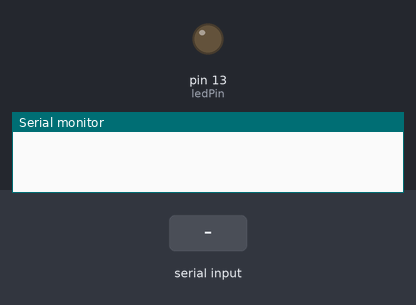
A sketch run on a simulated Arduino Uno, built with avr-gcc and run on an emulated ATmega328P. Parts: output pins drawn as LEDs (lit = HIGH), the last lines printed to the serial monitor. The inputs (shaded band) are chosen by the test bench.

Above: at 1.2 s.
1.3 s: "13H\n" received over Serial
At 2.0 s:
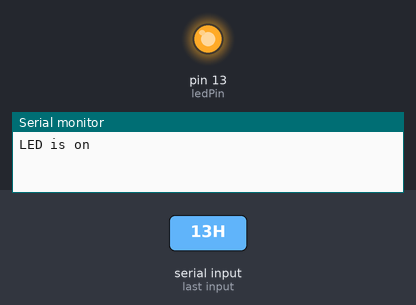
2.8 s: "read\n" received over Serial
At 3.2 s:
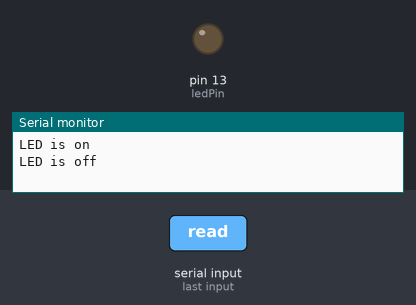
Timing chart, 0 to 5.8 s (numbered marks = the images above; inputs shaded):
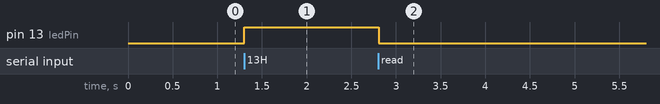

Measured:
- after the input at 1.3 s, pin 13 (ledPin): LOW → HIGH at once
- after the input at 2.8 s, pin 13 (ledPin): HIGH → LOW at once

The sketch:

arduino_cod.ino
```cpp
const int ledPin = 13;
const int analogPin = A0;

void setup() {
  Serial.begin(9600);
  pinMode(ledPin, OUTPUT);
}

void loop() {
  if (Serial.available())
  {
    String command = Serial.readStringUntil('\n');//чтение команды до новой строки
    if (command == "13H")
    {
      digitalWrite(ledPin, HIGH);
      Serial.println("LED is on");
    }
    else if (command = "13L")
    {
      digitalWrite(ledPin, LOW);
      Serial.println("LED is off");
    }
    else if (command == "read" or command == "READ")
    {
      int sensorValue = analogRead(analogPin);
      Serial.println(sensorValue);
    }
  }
}
```
